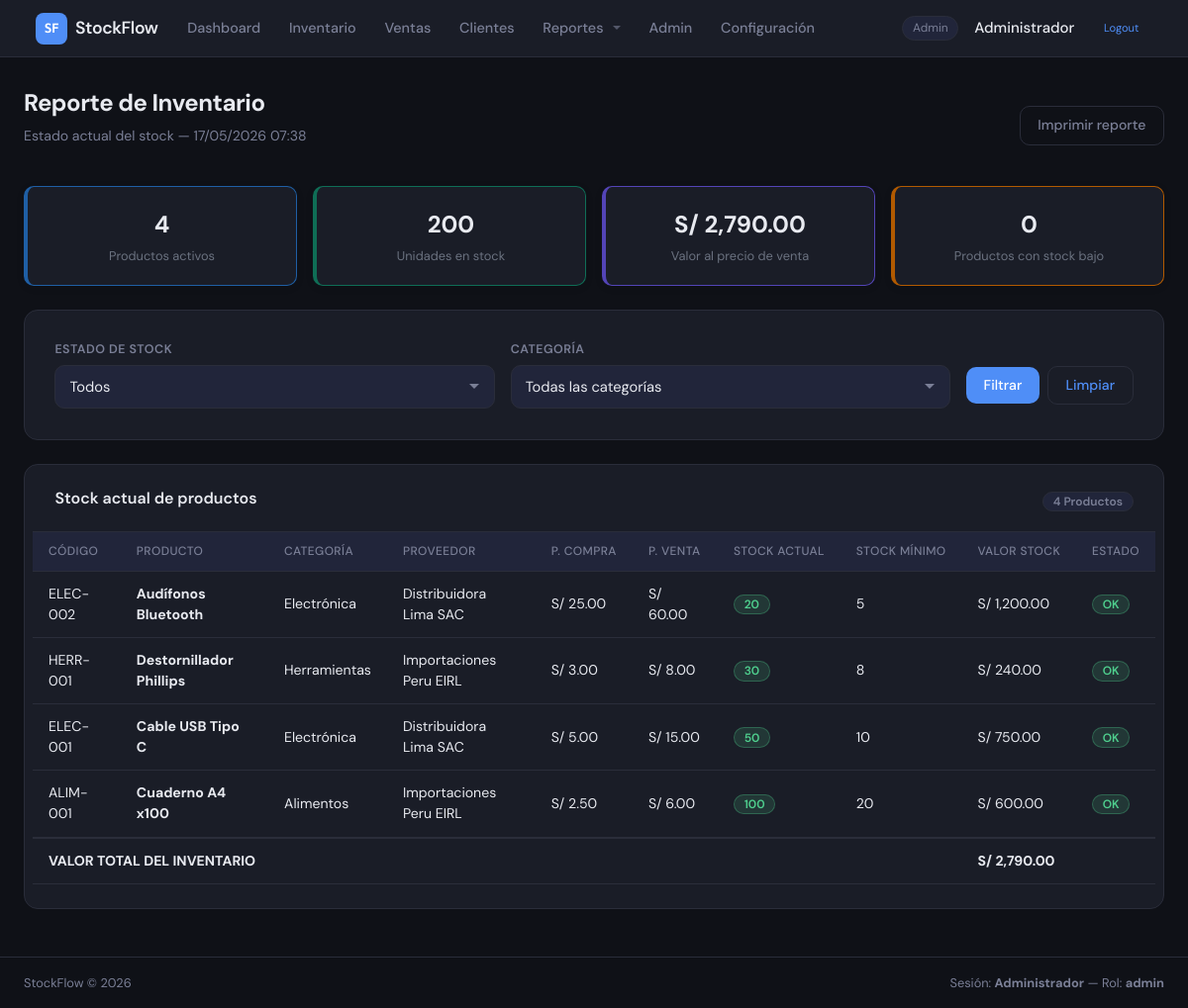
Page /modules/reportes/inventario.php (signed in) on the committed database.
### tables this page shows
CREATE TABLE productos (
    id INT AUTO_INCREMENT PRIMARY KEY,
    categoria_id INT NOT NULL,
    proveedor_id INT NOT NULL,
    nombre VARCHAR(150) NOT NULL,
    codigo VARCHAR(50) UNIQUE,
    precio_compra DECIMAL(10,2) NOT NULL DEFAULT 0.00,
    precio_venta DECIMAL(10,2) NOT NULL DEFAULT 0.00,
    stock_actual INT NOT NULL DEFAULT 0,
    stock_minimo INT NOT NULL DEFAULT 5,
    activo TINYINT(1) NOT NULL DEFAULT 1,
    FOREIGN KEY (categoria_id) REFERENCES categorias(id),
    FOREIGN KEY (proveedor_id) REFERENCES proveedores(id)
);

CREATE TABLE categorias (
    id INT AUTO_INCREMENT PRIMARY KEY,
    nombre VARCHAR(80) NOT NULL,
    descripcion VARCHAR(200)
);

CREATE TABLE proveedores (
    id INT AUTO_INCREMENT PRIMARY KEY,
    nombre VARCHAR(100) NOT NULL,
    contacto VARCHAR(100),
    telefono VARCHAR(20),
    email VARCHAR(100)
);

### modules/reportes/inventario.php (the view, shortened to what this page needs)
<?php
require_once '../../config/database.php';
$config = [];
$rc = mysqli_query($conn, "SELECT clave, valor FROM configuracion");
if ($rc) while ($row = mysqli_fetch_assoc($rc)) $config[$row['clave']] = $row['valor'];
$moneda = $config['moneda_simbolo'] ?? 'S/';
$filtro     = $_GET['filtro']     ?? 'todos';
$resumen = mysqli_fetch_assoc(mysqli_query($conn, "
    SELECT
        COUNT(*)                                          AS total_productos,
        SUM(stock_actual)                                 AS total_unidades,
        SUM(stock_actual * precio_compra)                 AS valor_compra,
        SUM(stock_actual * precio_venta)                  AS valor_venta,
        SUM(stock_actual <= stock_minimo AND activo = 1)  AS stock_bajo,
        SUM(stock_actual = 0 AND activo = 1)              AS sin_stock
    FROM productos
    WHERE activo = 1
"));
$where = ["p.activo = 1"];
$where_sql = implode(' AND ', $where);
$productos = mysqli_query($conn, "
    SELECT
        p.id,
        p.codigo,
        p.nombre,
        p.stock_actual,
        p.stock_minimo,
        p.precio_compra,
        p.precio_venta,
        p.stock_actual * p.precio_compra  AS valor_compra,
        p.stock_actual * p.precio_venta   AS valor_venta,
        c.nombre  AS categoria,
        pr.nombre AS proveedor
    FROM productos p
    JOIN categorias  c  ON p.categoria_id  = c.id
    JOIN proveedores pr ON p.proveedor_id  = pr.id
    WHERE $where_sql
    ORDER BY p.stock_actual ASC, p.nombre ASC
");
require_once '../../includes/header.php';
?>
<div class="page-header">
    <div>
        <h1 class="page-title">Reporte de Inventario</h1>
        <p class="page-subtitle">Estado actual del stock — <?= date('d/m/Y H:i') ?></p>
    </div>
    <button onclick="window.print()" class="btn btn--ghost"> Imprimir reporte</button>
</div>
<div class="kpi-grid" style="margin-bottom:24px">
    <div class="kpi-card kpi-card--blue">
        <span class="kpi-card__value"><?= $resumen['total_productos'] ?></span>
        <span class="kpi-card__label">Productos activos</span>
    </div>
    <div class="kpi-card kpi-card--green">
        <span class="kpi-card__value"><?= number_format($resumen['total_unidades']) ?></span>
        <span class="kpi-card__label">Unidades en stock</span>
    </div>
    <div class="kpi-card kpi-card--purple">
        <span class="kpi-card__value"><?= $moneda ?> <?= number_format($resumen['valor_venta'], 2) ?></span>
        <span class="kpi-card__label">Valor al precio de venta</span>
    </div>
    <div class="kpi-card kpi-card--amber">
        <span class="kpi-card__value"><?= $resumen['stock_bajo'] ?></span>
        <span class="kpi-card__label">Productos con stock bajo</span>
    </div>
</div>
<div class="card no-print" style="margin-bottom:24px">
    <div class="card__body">
        <form method="GET" class="filter-form">
            <div class="form__group">
                <label class="form__label">Estado de stock</label>
                <select name="filtro" class="form__input">
                    <option value="todos"      <?= $filtro==='todos'      ? 'selected':'' ?>>Todos</option>
                </select>
            </div>
            <div class="form__group">
                <label class="form__label">Categoría</label>
                <select name="categoria" class="form__input">
                    <option value="0">Todas las categorías</option>
                </select>
            </div>
            <div style="display:flex; gap:8px; align-self:flex-end; margin-bottom:4px">
                <button type="submit" class="btn btn--primary">Filtrar</button>
                <a href="inventario.php" class="btn btn--ghost">Limpiar</a>
            </div>
        </form>
    </div>
</div>
<div class="card">
    <div class="card__header">
        <h2 class="card__title">Stock actual de productos</h2>
        <span class="badge badge--gray"><?= mysqli_num_rows($productos) ?> productos</span>
    </div>
    <div class="card__body p-0">
        <table class="table">
            <thead>
                <tr>
                    <th>Código</th>
                    <th>Producto</th>
                    <th>Categoría</th>
                    <th>Proveedor</th>
                    <th>P. Compra</th>
                    <th>P. Venta</th>
                    <th>Stock actual</th>
                    <th>Stock mínimo</th>
                    <th>Valor stock</th>
                    <th>Estado</th>
                </tr>
            </thead>
            <tbody>
            <?php if (mysqli_num_rows($productos) === 0): ?>
                <tr><td colspan="10" class="text-center text-muted" style="padding:32px">
                    No hay productos con ese filtro.
                </td></tr>
            <?php else: ?>
            <?php while ($p = mysqli_fetch_assoc($productos)): ?>
                <?php
                $sin_stock  = $p['stock_actual'] === 0;
                $bajo       = !$sin_stock && $p['stock_actual'] <= $p['stock_minimo'];
                $row_class  = $sin_stock ? 'row--danger' : ($bajo ? 'row--warning' : '');
                ?>
                <tr class="<?= $row_class ?>">
                    <td class="text-muted"><?= htmlspecialchars($p['codigo']) ?></td>
                    <td><strong><?= htmlspecialchars($p['nombre']) ?></strong></td>
                    <td><?= htmlspecialchars($p['categoria']) ?></td>
                    <td class="text-muted"><?= htmlspecialchars($p['proveedor']) ?></td>
                    <td><?= $moneda ?> <?= number_format($p['precio_compra'], 2) ?></td>
                    <td><?= $moneda ?> <?= number_format($p['precio_venta'],  2) ?></td>
                    <td>
                        <?php if ($sin_stock): ?>
                            <span class="badge badge--danger">0 — Sin stock</span>
                        <?php elseif ($bajo): ?>
                            <span class="badge badge--warning"><?= $p['stock_actual'] ?> ⚠️</span>
                        <?php else: ?>
                            <span class="badge badge--success"><?= $p['stock_actual'] ?></span>
                        <?php endif; ?>
                    </td>
                    <td class="text-muted"><?= $p['stock_minimo'] ?></td>
                    <td><?= $moneda ?> <?= number_format($p['valor_venta'], 2) ?></td>
                    <td>
                        <?php if ($sin_stock): ?>
                            <span class="badge badge--danger">Sin stock</span>
                        <?php elseif ($bajo): ?>
                            <span class="badge badge--warning">Stock bajo</span>
                        <?php else: ?>
                            <span class="badge badge--success">OK</span>
                        <?php endif; ?>
                    </td>
                </tr>
            <?php endwhile; ?>
            <?php endif; ?>
            </tbody>
            <tfoot>
                <tr>
                    <td colspan="8"><strong>VALOR TOTAL DEL INVENTARIO</strong></td>
                    <td><strong><?= $moneda ?> <?= number_format($resumen['valor_venta'], 2) ?></strong></td>
                    <td></td>
                </tr>
            </tfoot>
        </table>
    </div>
</div>
<?php require_once '../../includes/footer.php'; ?>

### modules/reportes/inventario.php (style rules this page uses)
.filter-form { display: grid; grid-template-columns: 1fr 1fr auto; gap: 16px; align-items: flex-end; }
.kpi-grid { display: grid; grid-template-columns: repeat(4, 1fr); gap: 16px; }
.kpi-card { background: var(--surface, #fff); border-radius: 10px; padding: 20px; display: flex; flex-direction: column; gap: 4px; border-left: 4px solid; box-shadow: var(--shadow, 0 2px 8px rgba(0,0,0,.08)); }
.kpi-card--blue { border-color: var(--blue, #1F5FA5); }
.kpi-card--green { border-color: var(--green, #0F6E56); }
.kpi-card--purple { border-color: var(--purple, #5344B7); }
.kpi-card--amber { border-color: var(--amber, #B25A00); }
.kpi-card__value { font-size: 1.5rem; font-weight: 700; }
.kpi-card__label { font-size: .8rem; color: var(--text-muted, #6B7280); }

### rows in the picture
productos: codigo "ELEC-002", nombre "Audífonos Bluetooth", categoria.nombre "Electrónica", proveedor.nombre "Distribuidora Lima SAC", precio_compra "25.00", precio_venta "60.00", stock_actual "20", stock_minimo "5", valor_venta "1,200.00", shows "OK"
productos: codigo "HERR-001", nombre "Destornillador Phillips", categoria.nombre "Herramientas", proveedor.nombre "Importaciones Peru EIRL", precio_compra "3.00", precio_venta "8.00", stock_actual "30", stock_minimo "8", valor_venta "240.00", shows "OK"
productos: codigo "ELEC-001", nombre "Cable USB Tipo C", categoria.nombre "Electrónica", proveedor.nombre "Distribuidora Lima SAC", precio_compra "5.00", precio_venta "15.00", stock_actual "50", stock_minimo "10", valor_venta "750.00", shows "OK"
productos: codigo "ALIM-001", nombre "Cuaderno A4 x100", categoria.nombre "Alimentos", proveedor.nombre "Importaciones Peru EIRL", precio_compra "2.50", precio_venta "6.00", stock_actual "100", stock_minimo "20", valor_venta "600.00", shows "OK"

### other values in the picture
$_SESSION['usuario_rol'] "Admin"
$_SESSION['usuario_nombre'] "Administrador"
$resumen['total_productos'] "4"
$resumen['total_unidades'] "200"
$moneda "S/"
$resumen['valor_venta'] "2,790.00"
$resumen['stock_bajo'] "0"
mysqli_num_rows($productos) "4"
$_SESSION['usuario_rol'] "admin"
